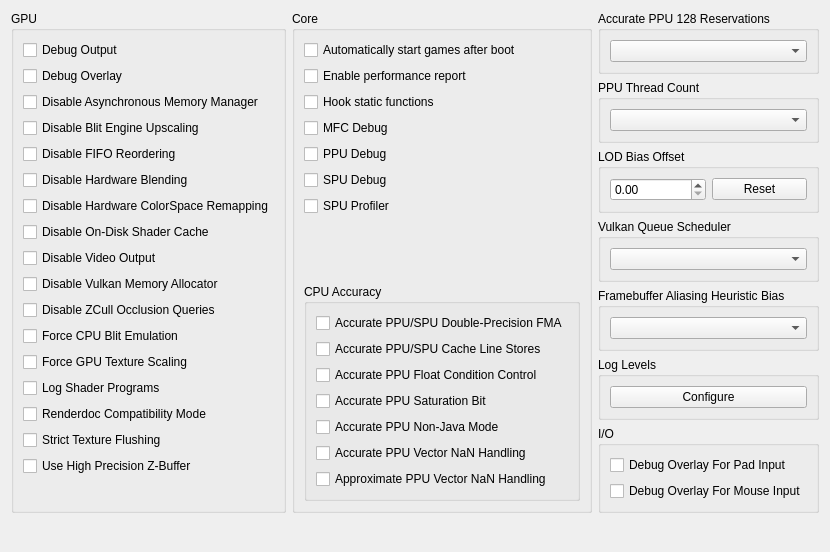
         <widget class="QWidget" name="debugTabScrollContents">
          <property name="geometry">
           <rect>
            <x>0</x>
            <y>0</y>
            <width>825</width>
            <height>552</height>
           </rect>
          </property>
          <layout class="QVBoxLayout" name="debugTabScrollContentsLayout">
           <item>
            <layout class="QHBoxLayout" name="debugTabLayout" stretch="1,1,1">
             <item>
              <widget class="QGroupBox" name="gb_debug_gpu">
               <property name="enabled">
                <bool>true</bool>
               </property>
               <property name="title">
                <string>GPU</string>
               </property>
               <property name="alignment">
                <set>Qt::AlignmentFlag::AlignLeading|Qt::AlignmentFlag::AlignLeft|Qt::AlignmentFlag::AlignTop</set>
               </property>
               <layout class="QVBoxLayout" name="gb_debug_gpu_layout">
                <item alignment="Qt::AlignmentFlag::AlignTop">
                 <widget class="QCheckBox" name="debugOutput">
                  <property name="text">
                   <string>Debug Output</string>
                  </property>
                 </widget>
                </item>
                <item>
                 <widget class="QCheckBox" name="debugOverlay">
                  <property name="text">
                   <string>Debug Overlay</string>
                  </property>
                 </widget>
                </item>
                <item>
                 <widget class="QCheckBox" name="disableAsyncHostMM">
                  <property name="text">
                   <string>Disable Asynchronous Memory Manager</string>
                  </property>
                 </widget>
                </item>
                <item>
                  <widget class="QCheckBox" name="blitEngineScaling">
                  <property name="text">
                    <string>Disable Blit Engine Upscaling</string>
                  </property>
                  </widget>
                </item>
                <item>
                 <widget class="QCheckBox" name="disableFIFOReordering">
                  <property name="text">
                   <string>Disable FIFO Reordering</string>
                  </property>
                 </widget>
                </item>
                <item>
                 <widget class="QCheckBox" name="disableHardwareBlending">
                  <property name="text">
                   <string>Disable Hardware Blending</string>
                  </property>
                 </widget>
                </item>
                <item>
                 <widget class="QCheckBox" name="disableHardwareTexelRemapping">
                  <property name="text">
                   <string>Disable Hardware ColorSpace Remapping</string>
                  </property>
                 </widget>
                </item>
                <item>
                 <widget class="QCheckBox" name="disableOnDiskShaderCache">
                  <property name="text">
                   <string>Disable On-Disk Shader Cache</string>
                  </property>
                 </widget>
                </item>
                <item>
                 <widget class="QCheckBox" name="disableVideoOutput">
                  <property name="text">
                   <string>Disable Video Output</string>
                  </property>
                 </widget>
                </item>
                <item>
                 <widget class="QCheckBox" name="disableVulkanMemAllocator">
                  <property name="text">
                   <string>Disable Vulkan Memory Allocator</string>
                  </property>
                 </widget>
                </item>
                <item>
                 <widget class="QCheckBox" name="disableHwOcclusionQueries">
                  <property name="text">
                   <string>Disable ZCull Occlusion Queries</string>
                  </property>
                 </widget>
                </item>
                <item>
                 <widget class="QCheckBox" name="forceCpuBlitEmulation">
                  <property name="text">
                   <string>Force CPU Blit Emulation</string>
                  </property>
                 </widget>
                </item>
                <item>
                 <widget class="QCheckBox" name="gpuTextureScaling">
                  <property name="text">
                   <string>Force GPU Texture Scaling</string>
                  </property>
                 </widget>
                </item>
                <item>
                 <widget class="QCheckBox" name="logProg">
                  <property name="text">
                   <string>Log Shader Programs</string>
                  </property>
                 </widget>
                </item>
                <item alignment="Qt::AlignmentFlag::AlignTop">
                 <widget class="QCheckBox" name="renderdocCompatibility">
                  <property name="enabled">
                   <bool>true</bool>
                  </property>
                  <property name="text">
                   <string>Renderdoc Compatibility Mode</string>
                  </property>
                 </widget>
                </item>
                <item>
                 <widget class="QCheckBox" name="strictTextureFlushing">
                  <property name="text">
                   <string>Strict Texture Flushing</string>
                  </property>
                 </widget>
                </item>
                <item alignment="Qt::AlignmentFlag::AlignTop">
                 <widget class="QCheckBox" name="forceHighpZ">
                  <property name="text">
                   <string>Use High Precision Z-Buffer</string>
                  </property>
                 </widget>
                </item>
                <item>
                 <spacer name="verticalSpacerDebugGPU">
                  <property name="orientation">
                   <enum>Qt::Orientation::Vertical</enum>
                  </property>
                  <property name="sizeType">
                   <enum>QSizePolicy::Policy::MinimumExpanding</enum>
                  </property>
                  <property name="sizeHint" stdset="0">
                   <size>
                    <width>0</width>
                    <height>0</height>
                   </size>
                  </property>
                 </spacer>
                </item>
               </layout>
              </widget>
             </item>
             <item>
              <widget class="QGroupBox" name="gb_debug_core">
               <property name="title">
                <string>Core</string>
               </property>
               <layout class="QVBoxLayout" name="gb_debug_core_layout">
                <item>
                 <widget class="QCheckBox" name="alwaysStart">
                  <property name="text">
                   <string>Automatically start games after boot</string>
                  </property>
                 </widget>
                </item>
                <item>
                 <widget class="QCheckBox" name="perfReport">
                  <property name="text">
                   <string>Enable performance report</string>
                  </property>
                 </widget>
                </item>
                <item>
                 <widget class="QCheckBox" name="hookStFunc">
                  <property name="text">
                   <string>Hook static functions</string>
                  </property>
                 </widget>
                </item>
                <item>
                 <widget class="QCheckBox" name="mfcDebug">
                  <property name="text">
                   <string>MFC Debug</string>
                  </property>
                 </widget>
                </item>
                <item>
                 <widget class="QCheckBox" name="ppuDebug">
                  <property name="text">
                   <string>PPU Debug</string>
                  </property>
                 </widget>
                </item>
                <item>
                 <widget class="QCheckBox" name="spuDebug">
                  <property name="text">
                   <string>SPU Debug</string>
                  </property>
                 </widget>
                </item>
                <item>
                 <widget class="QCheckBox" name="spuProfiler">
                  <property name="text">
                   <string>SPU Profiler</string>
                  </property>
                 </widget>
                </item>
                <item>
                 <spacer name="verticalSpacerDebugCore">
                  <property name="orientation">
                   <enum>Qt::Orientation::Vertical</enum>
                  </property>
                  <property name="sizeType">
                   <enum>QSizePolicy::Policy::MinimumExpanding</enum>
                  </property>
                  <property name="sizeHint" stdset="0">
                   <size>
                    <width>0</width>
                    <height>0</height>
                   </size>
                  </property>
                 </spacer>
                </item>
                <item>
                 <widget class="QGroupBox" name="gb_debug_cpu">
                  <property name="title">
                   <string>CPU Accuracy</string>
                  </property>
                  <layout class="QVBoxLayout" name="gb_debug_cpu_layout">
                   <item>
                    <widget class="QCheckBox" name="accurateDFMA">
                     <property name="text">
                      <string>Accurate PPU/SPU Double-Precision FMA</string>
                     </property>
                    </widget>
                   </item>
                   <item>
                    <widget class="QCheckBox" name="accurateClineStores">
                     <property name="text">
                      <string>Accurate PPU/SPU Cache Line Stores</string>
                     </property>
                    </widget>
                   </item>
                   <item>
                    <widget class="QCheckBox" name="accuratePPUFPCC">
                     <property name="text">
                      <string>Accurate PPU Float Condition Control</string>
                     </property>
                    </widget>
                   </item>
                   <item>
                    <widget class="QCheckBox" name="accuratePPUSAT">
                     <property name="text">
                      <string>Accurate PPU Saturation Bit</string>
                     </property>
                    </widget>
                   </item>
                   <item>
                    <widget class="QCheckBox" name="accuratePPUNJ">
                     <property name="text">
                      <string>Accurate PPU Non-Java Mode</string>
                     </property>
                    </widget>
                   </item>
                   <item>
                    <widget class="QCheckBox" name="accuratePPUVNAN">
                     <property name="text">
                      <string>Accurate PPU Vector NaN Handling</string>
                     </property>
                    </widget>
                   </item>
                   <item>
                    <widget class="QCheckBox" name="PPUVNANfixup">
                     <property name="text">
                      <string>Approximate PPU Vector NaN Handling</string>
                     </property>
                    </widget>
                   </item>
                   <item>
                    <spacer name="verticalSpacerDebugCpu">
                     <property name="orientation">
                      <enum>Qt::Orientation::Vertical</enum>
                     </property>
                     <property name="sizeType">
                      <enum>QSizePolicy::Policy::MinimumExpanding</enum>
                     </property>
                     <property name="sizeHint" stdset="0">
                      <size>
                       <width>0</width>
                       <height>0</height>
                      </size>
                     </property>
                    </spacer>
                   </item>
                  </layout>
                 </widget>
                </item>
               </layout>
              </widget>
             </item>
             <item>
              <widget class="QWidget" name="debug_more_stuff" native="true">
               <layout class="QVBoxLayout" name="debug_more_stuff_layout" stretch="0,0,0,0,0,0,1,0">
                <property name="leftMargin">
                 <number>0</number>
                </property>
                <property name="topMargin">
                 <number>0</number>
                </property>
                <property name="rightMargin">
                 <number>0</number>
                </property>
                <property name="bottomMargin">
                 <number>0</number>
                </property>
                <item>
                 <widget class="QGroupBox" name="gb_accurate_ppu_128">
                  <property name="title">
                   <string>Accurate PPU 128 Reservations</string>
                  </property>
                  <layout class="QVBoxLayout" name="gb_accurate_ppu_128_layout">
                   <item>
                    <widget class="QComboBox" name="combo_accurate_ppu_128"/>
                   </item>
                  </layout>
                 </widget>
                </item>
                <item>
                 <widget class="QGroupBox" name="gb_num_ppu_threads">
                  <property name="title">
                   <string>PPU Thread Count</string>
                  </property>
                  <layout class="QVBoxLayout" name="vbl_num_ppu_threads">
                   <item>
                    <widget class="QComboBox" name="combo_num_ppu_threads"/>
                   </item>
                  </layout>
                 </widget>
                </item>
                <item>
                 <widget class="QGroupBox" name="gb_Level_of_Detail">
                  <property name="title">
                   <string>LOD Bias Offset</string>
                  </property>
                  <layout class="QVBoxLayout" name="gb_Level_of_Detail_Layout">
                   <item>
                    <layout class="QHBoxLayout" name="TextureLODBiasLayout">
                     <item>
                      <widget class="QDoubleSpinBox" name="TextureLODBias"/>
                     </item>
                     <item>
                      <widget class="QPushButton" name="TextureLODBiasReset">
                       <property name="text">
                        <string>Reset</string>
                       </property>
                      </widget>
                     </item>
                    </layout>
                   </item>
                  </layout>
                 </widget>
                </item>
                <item>
                 <widget class="QGroupBox" name="gb_vulkansched">
                  <property name="sizePolicy">
                   <sizepolicy hsizetype="Preferred" vsizetype="Minimum">
                    <horstretch>0</horstretch>
                    <verstretch>0</verstretch>
                   </sizepolicy>
                  </property>
                  <property name="title">
                   <string>Vulkan Queue Scheduler</string>
                  </property>
                  <layout class="QVBoxLayout" name="gb_vksched_layout">
                   <item>
                    <widget class="QComboBox" name="vulkansched"/>
                   </item>
                  </layout>
                 </widget>
                </item>
                <item>
                 <widget class="QGroupBox" name="gb_fbAliasingBias">
                  <property name="title">
                   <string>Framebuffer Aliasing Heuristic Bias</string>
                  </property>
                  <layout class="QVBoxLayout" name="gb_fbAliasingBias_layout">
                   <item>
                    <widget class="QComboBox" name="fbAliasingBias"/>
                   </item>
                  </layout>
                 </widget>
                </item>
                <item>
                 <widget class="QGroupBox" name="gb_log_levels">
                  <property name="title">
                   <string>Log Levels</string>
                  </property>
                  <layout class="QVBoxLayout" name="gb_log_levels_layout">
                   <item>
                    <widget class="QPushButton" name="pb_log_levels">
                     <property name="text">
                      <string>Configure</string>
                     </property>
                    </widget>
                   </item>
                  </layout>
                 </widget>
                </item>
                <item>
                 <widget class="QGroupBox" name="gb_debug_io">
                  <property name="title">
                   <string>I/O</string>
                  </property>
                  <layout class="QVBoxLayout" name="gb_debug_io_layout">
                   <item>
                    <widget class="QCheckBox" name="debugOverlayIO">
                     <property name="text">
                      <string>Debug Overlay For Pad Input</string>
                     </property>
                    </widget>
                   </item>
                   <item>
                    <widget class="QCheckBox" name="debugOverlayMouse">
                     <property name="text">
                      <string>Debug Overlay For Mouse Input</string>
                     </property>
                    </widget>
                   </item>
                   <item>
                    <spacer name="verticalSpacer">
                     <property name="orientation">
                      <enum>Qt::Orientation::Vertical</enum>
                     </property>
                     <property name="sizeType">
                      <enum>QSizePolicy::Policy::MinimumExpanding</enum>
                     </property>
                     <property name="sizeHint" stdset="0">
                      <size>
                       <width>0</width>
                       <height>0</height>
                      </size>
                     </property>
                    </spacer>
                   </item>
                  </layout>
                 </widget>
                </item>
                <item>
                 <spacer name="verticalSpacerDebugMore">
                  <property name="orientation">
                   <enum>Qt::Orientation::Vertical</enum>
                  </property>
                  <property name="sizeType">
                   <enum>QSizePolicy::Policy::MinimumExpanding</enum>
                  </property>
                  <property name="sizeHint" stdset="0">
                   <size>
                    <width>0</width>
                    <height>0</height>
                   </size>
                  </property>
                 </spacer>
                </item>
               </layout>
              </widget>
             </item>
            </layout>
           </item>
           <item>
            <spacer name="debugTabSpacer">
             <property name="orientation">
              <enum>Qt::Orientation::Vertical</enum>
             </property>
             <property name="sizeType">
              <enum>QSizePolicy::Policy::MinimumExpanding</enum>
             </property>
             <property name="sizeHint" stdset="0">
              <size>
               <width>0</width>
               <height>0</height>
              </size>
             </property>
            </spacer>
           </item>
          </layout>
         </widget>
